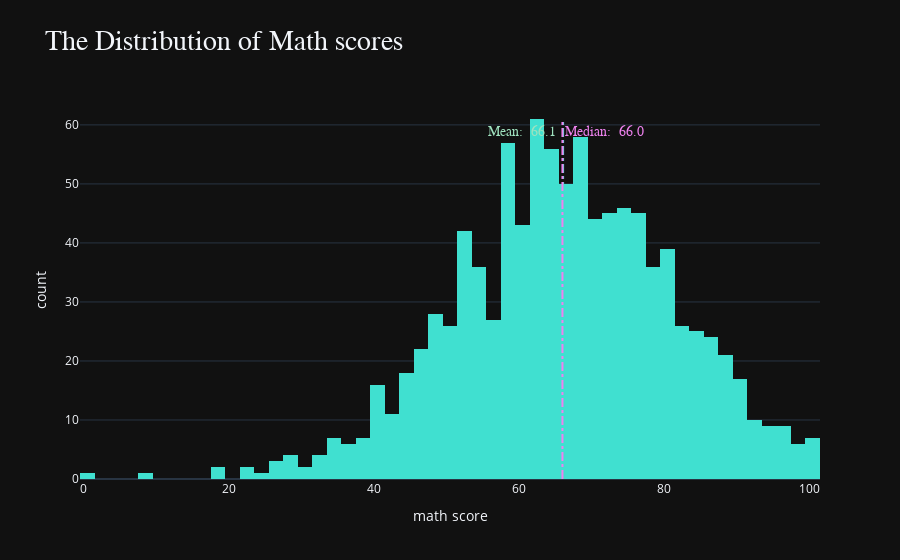

The notebook cell this image was saved under:
### Markdown cell above
### Distirbution of Math scores

### Code cell
fig = px.histogram(df["math score"], 
                   template = "plotly_dark",
                   color_discrete_sequence=["#40E0D0"],
                   labels={"value" :"math score", "count" :"Frequency"},
                   title = "The Distribution of Math scores",
                  )
## ► Adding The Mean Line To The Histogram
fig.add_shape(type='line',
              x0=df["math score"].mean(),
              y0=0,
              x1=df["math score"].mean(),
              y1=df["math score"].value_counts().max()+25,
              line = {
                  "color" :"#40E0D0",
                  "width" : 2,
                  "dash" : "dashdot"
              },
              label={
                  "text" : f"Mean: {df['math score'].mean(): 0.1f}\t",
                  "textposition": "end",
                  "yanchor" :"top",
                  "xanchor" :"right",
                  "textangle" :0,
                  "font": {
                      "size": 14,
                      "color" :"#9FE2BF",
                      "family" : "tahoma"
                      
                  },
              }
             )
## ► Adding The Median Line To The Histogram
fig.add_shape(type='line',
              x0=df["math score"].median(),
              y0=0,
              x1=df["math score"].median(),
              y1=df["math score"].value_counts().max()+25,
              line = {
                  "color" :"violet",
                  "width" : 2,
                  "dash" : "dashdot"
              },
              label={
                  "text" :f"Median: {df['math score'].median(): 0.1f}",
                  "textposition": "end",
                  "yanchor" :"top",
                  "xanchor" :"left",
                  "textangle" :0,
                  "font": {
                      "size": 14,
                      "color" :"violet",
                      "family" : "tahoma"
                      
                  },
              }
             )
update_layout()

iplot(fig)

### Figure 1 — Plotly figure (JSON) as saved in the notebook; plotly's stock layout.template omitted (floating-point values rounded to 4 significant figures; data arrays with more than 128 entries replaced by an {"elided": "..."} marker saying what was removed)
{"data": [{"alignmentgroup": "True", "bingroup": "x", "hovertemplate": "variable=math score<br>math score=%{x}<br>count=%{y}<extra></extra>", "legendgroup": "math score", "marker": {"color": "#40E0D0", "pattern": {"shape": ""}}, "name": "math score", "offsetgroup": "math score", "orientation": "v", "showlegend": true, "type": "histogram", "x": {"elided": "1000 int values"}, "xaxis": "x", "yaxis": "y"}], "layout": {"autosize": true, "barmode": "relative", "hoverlabel": {"bgcolor": "#45FFCA", "font": {"family": "tahoma", "size": 16}}, "legend": {"title": {"text": "variable"}, "tracegroupgap": 0}, "shapes": [{"label": {"font": {"color": "#9FE2BF", "family": "tahoma", "size": 14}, "text": "Mean:  66.1\t", "textangle": 0, "textposition": "end", "xanchor": "right", "yanchor": "top"}, "line": {"color": "#40E0D0", "dash": "dashdot", "width": 2}, "type": "line", "x0": 66.09, "x1": 66.09, "y0": 0, "y1": 61}, {"label": {"font": {"color": "violet", "family": "tahoma", "size": 14}, "text": "Median:  66.0", "textangle": 0, "textposition": "end", "xanchor": "left", "yanchor": "top"}, "line": {"color": "violet", "dash": "dashdot", "width": 2}, "type": "line", "x0": 66, "x1": 66, "y0": 0, "y1": 61}], "showlegend": false, "title": {"font": {"family": "tahoma", "size": 28}, "text": "The Distribution of Math scores"}, "xaxis": {"anchor": "y", "autorange": true, "domain": [0, 1], "range": [-0.5, 101.5], "title": {"text": "math score"}, "type": "linear"}, "yaxis": {"anchor": "x", "autorange": true, "domain": [0, 1], "range": [-0.3588, 64.23], "title": {"text": "count"}}}}
